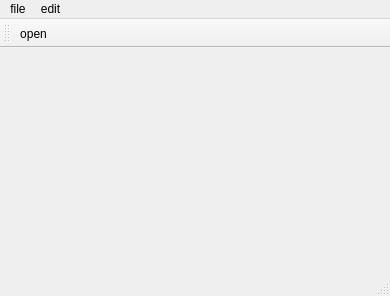
<?xml version="1.0" encoding="UTF-8"?>
<ui version="4.0">
 <class>MainWindow</class>
 <widget class="QMainWindow" name="MainWindow">
  <property name="geometry">
   <rect>
    <x>0</x>
    <y>0</y>
    <width>390</width>
    <height>296</height>
   </rect>
  </property>
  <property name="windowTitle">
   <string>MainWindow</string>
  </property>
  <widget class="QWidget" name="centralWidget"/>
  <widget class="QMenuBar" name="menuBar">
   <property name="geometry">
    <rect>
     <x>0</x>
     <y>0</y>
     <width>390</width>
     <height>26</height>
    </rect>
   </property>
   <widget class="QMenu" name="menunew">
    <property name="title">
     <string>file</string>
    </property>
    <addaction name="actionnew"/>
    <addaction name="actionoen"/>
   </widget>
   <widget class="QMenu" name="menuedit">
    <property name="title">
     <string>edit</string>
    </property>
   </widget>
   <addaction name="menunew"/>
   <addaction name="menuedit"/>
  </widget>
  <widget class="QToolBar" name="mainToolBar">
   <attribute name="toolBarArea">
    <enum>TopToolBarArea</enum>
   </attribute>
   <attribute name="toolBarBreak">
    <bool>false</bool>
   </attribute>
   <addaction name="actionoen"/>
  </widget>
  <widget class="QStatusBar" name="statusBar"/>
  <action name="actionnew">
   <property name="text">
    <string>new</string>
   </property>
  </action>
  <action name="actionoen">
   <property name="text">
    <string>open</string>
   </property>
  </action>
 </widget>
 <layoutdefault spacing="6" margin="11"/>
 <resources/>
 <connections/>
</ui>
